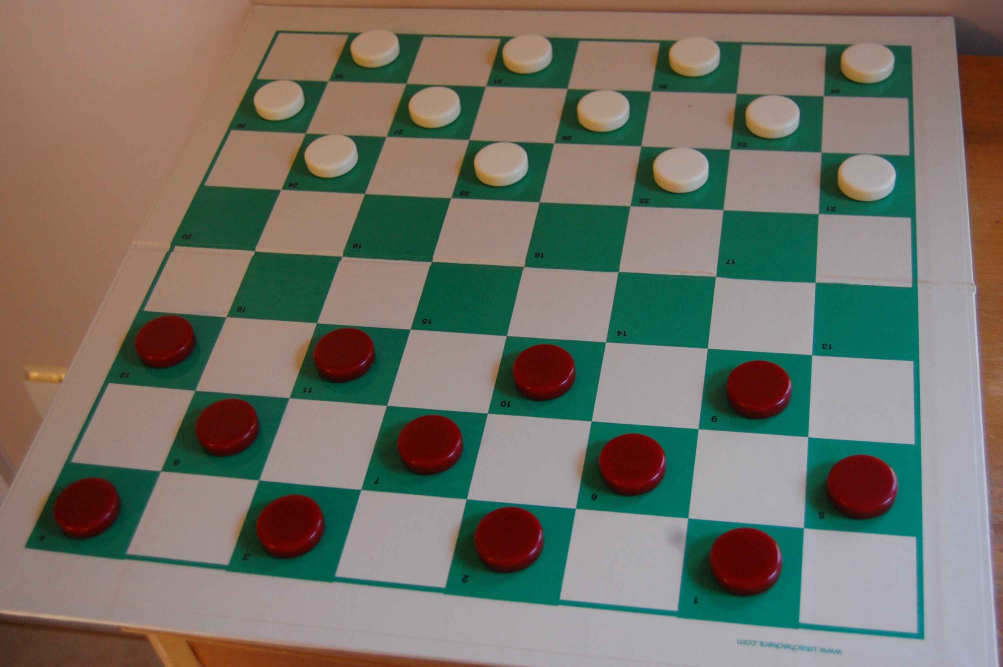
#> input picture cv/cv/img/1.jpg, 3008 x 2000 px, given in place of the camera (shown at 1/3 size)
$ python calibrate_hardcoded.py
#> lines starting #> are read from the running program, lines starting #| are printed output that depends on the picture; after the words box and inside, x2 and y2 are one past the last pixel; in counts of white or black regions, pixels touching at a corner belong together
### cv/Camera.py
import cv2

class Camera:

	def __init__(self, id):
		self.cap = cv2.VideoCapture(id)

		fourcc = cv2.VideoWriter_fourcc('M','J','P','G')
		self.cap.set(cv2.CAP_PROP_FOURCC, fourcc)

		# Calibration has to be 1080p, doesnt work with 4K
		self.cap.set(cv2.CAP_PROP_FRAME_WIDTH, 1920)
		self.cap.set(cv2.CAP_PROP_FRAME_HEIGHT, 1080)

	def takePicture(self):
		ret, frame = self.cap.read() # return a single frame in variable `frame`
#> frame is the input picture: shape (2000, 3008, 3); mean B, G, R 104.2, 115.5, 117.1

		crop_x1 = int(190 * 3)
		crop_x2 = int(440 * 3)
		crop_y1 = int(15 * 3)
		crop_y2 = int(270 * 3)

		crop = frame[crop_y1:crop_y2, crop_x1:crop_x2]
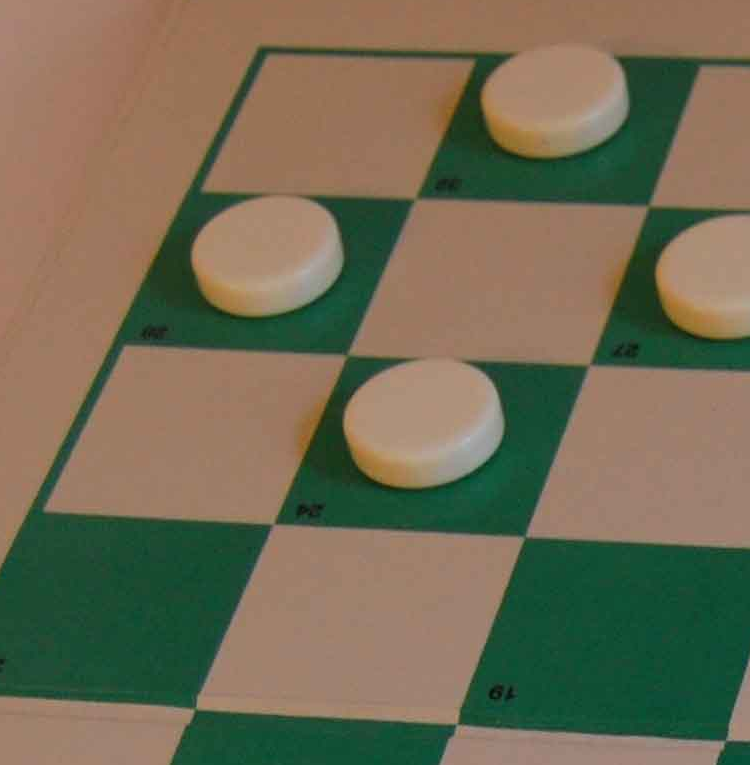
#> crop: shape (765, 750, 3); mean B, G, R 83.7, 107.6, 113.5

		return crop

### cv/calibrate_hardcoded.py
import cv2
import numpy as np
import requests

from Camera import Camera
from board_Recognition import board_Recognition

server_host = 'http://localhost:3000/'

# Source: https://github.com/rjgoodloe/ESE205-CVChess
camera = Camera(0)
img = camera.takePicture()

w = img.shape[1] / 8
#> w = 93.75
h = img.shape[0] / 8
#> h = 95.62

while True:
    for row in range(8):
        for col in range(8):
            x1 = int(col * w)
            x2 = int(col * w + w)
            y1 = int(row * h)
            y2 = int(row * h + h)

            square = img[y1:y2, x1:x2]
            cv2.rectangle(img, (x1, y1), (x2, y2), (255,0,0), 2)
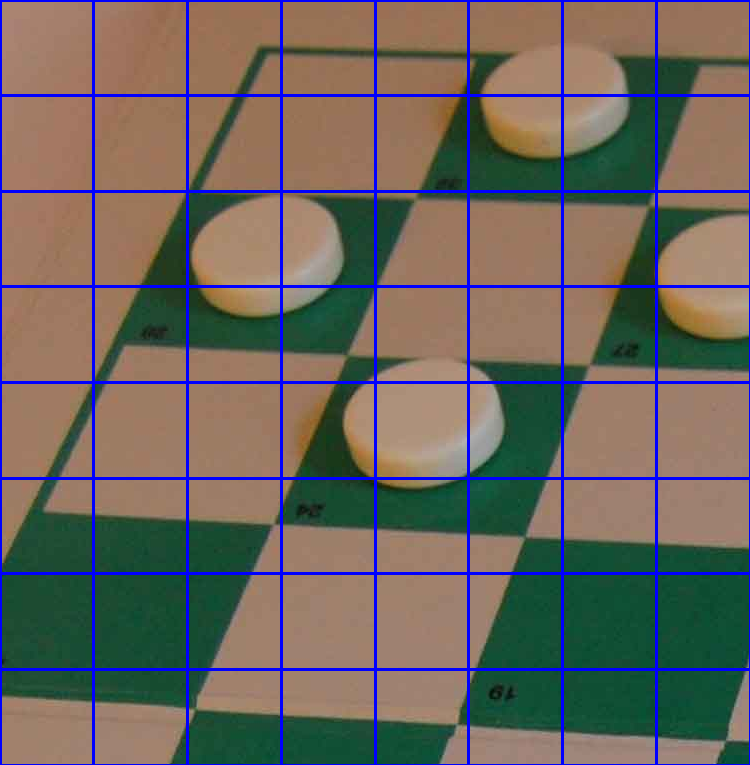
#> img: shape (765, 750, 3); 6.24% of pixels changed, all inside (x1, y1, x2, y2) = (0, 0, 750, 765)

    cv2.imshow('image', img)

    key=cv2.waitKey(1)
#> (key q is pressed here)
    if key == ord('q'):
            break

cv2.destroyAllWindows()

$ run again, on cv/cv/img/5.jpg
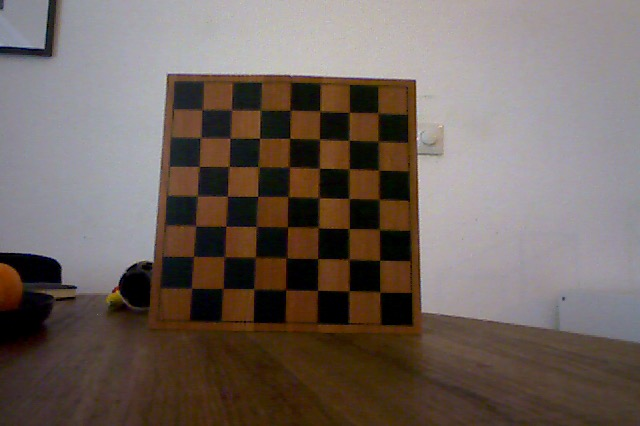
#> input picture cv/cv/img/5.jpg, 640 x 426 px, given in place of the camera
#> in takePicture, frame is the input picture: shape (426, 640, 3); mean B, G, R 94.7, 101, 113
#> in takePicture, `crop = frame[crop_y1:crop_y2, crop_x1:crop_x2]`:
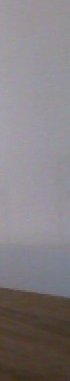
#> crop: shape (381, 70, 3); mean B, G, R 129.6, 126.7, 132.2
#> after the loop `for row in range(8):`:
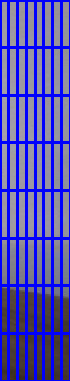
#> img: shape (381, 70, 3); mean B, G, R 177.5, 77.8, 81.2
